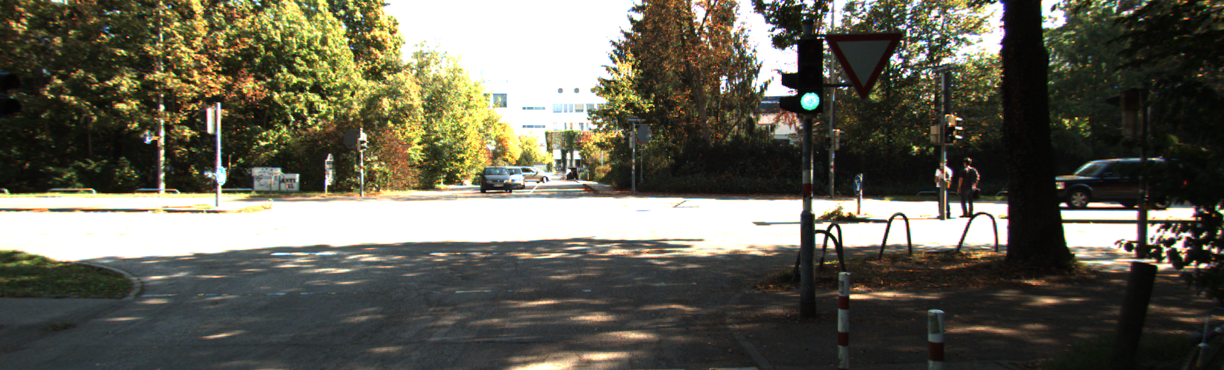
#> input picture prob1_dataset/0000000000.png, 1224 x 370 px
$ python prob1b_single_frame.py
#> lines starting #> are read from the running program, lines starting #| are printed output that depends on the picture
from matplotlib import pyplot as plt
import numpy as np
import cv2

img = cv2.imread("prob1_dataset/0000000000.png")
#> img is the input picture: shape (370, 1224, 3); mean B, G, R 83.7, 96.9, 98.8
# Split blue, green and red channels of the image
# b, g, r = cv2.split(img)

def compute_histogram(image, bins=256):
    # Array with size of bins, set to zeros
    histogram = np.zeros(bins)
    # Loop through pixels and sum up counts of pixels
    for pixel in image:
        histogram[pixel] += 1
    # Return our final result
    return histogram

def cumsum(values):
    result = [values[0]]
    for i in values[1:]:
        result.append(result[-1] + i)
    return result

def equalize(entries):
    numerator = (entries - np.min(entries))*255
    denominator = np.max(entries) - np.min(entries)
    # Re-normalize the cdf
    result = numerator/denominator
    # Convert float to int
    result = result.astype('uint8')
    return result

def histogram_equalization(image):
    # Convert image into a numpy array
    image_array = np.asarray(image)
    # Convert array to into 1D array
    flatten_image = image_array.flatten()
    # Compute histogram
    computed_histogram_for_input = compute_histogram(flatten_image)
    # Compute cumulative sum
    cumulative_sum = cumsum(computed_histogram_for_input)
    # Perform equalization over cumulative sum
    cumulative_sum_normalised = equalize(cumulative_sum)
    # Get the value from cumulative sum normalised for every index in flatten_image, and set that as computed_histogram_for_output
    computed_histogram_for_output = cumulative_sum_normalised[flatten_image]
    # Convert array back to original image shape
    final_image = np.reshape(computed_histogram_for_output,image.shape)
    return flatten_image, cumulative_sum, final_image, computed_histogram_for_output, cumulative_sum_normalised

def perform_equalization_and_merge_channels(img):
    # Split blue, green and red channels of the image
    b, g, r = cv2.split(img)
    flatten_image_b, cumulative_sum_b, result_b, histogram_equalized_b, cum_sum_norm_b = histogram_equalization(b)
    flatten_image_g, cumulative_sum_g, result_g, histogram_equalized_g, cum_sum_norm_g = histogram_equalization(g)
    flatten_image_r, cumulative_sum_r, result_r, histogram_equalized_r, cum_sum_norm_r = histogram_equalization(r)

    # Merge blue, green and red channels of the image
    merged_result = cv2.merge([result_b,result_g,result_r])
    return merged_result

block_img = np.zeros(img.shape,dtype=np.uint8)
print(img.shape)
#| (370, 1224, 3)
# tile_size = 800
tile_size_x = 47
tile_size_y = 153
i=0
j=0
for j in range(j, img.shape[1], tile_size_y):
    i=0
    for i in range(i, img.shape[0], tile_size_x):
        tile = img[i:i+tile_size_x,j:j+tile_size_y,:]
        hist_tile = perform_equalization_and_merge_channels(tile)
        block_img[i:i+tile_size_x,j:j+tile_size_y,:] = hist_tile
#> this loop made 8 passes
#> pass 1, in perform_equalization_and_merge_channels, `b, g, r = cv2.split(img)`:
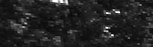
#> b: shape (47, 153); min 0, max 255, mean 35.5
#> pass 1, in perform_equalization_and_merge_channels, `b, g, r = cv2.split(img)`:
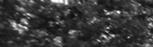
#> g: shape (47, 153); min 13, max 255, mean 58.4
#> pass 1, in perform_equalization_and_merge_channels, `b, g, r = cv2.split(img)`:
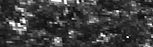
#> r: shape (47, 153); min 0, max 255, mean 62.1
#> pass 1, in histogram_equalization, `final_image = np.reshape(computed_histogram_for_output,image.shape)`:
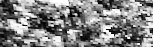
#> final_image: shape (47, 153); min 0, max 255, mean 130.1
#> after the loop:
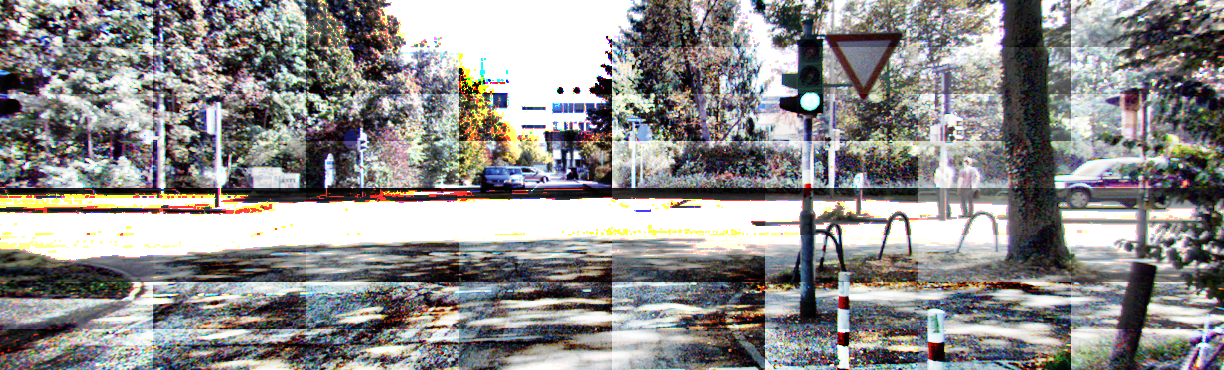
#> block_img: shape (370, 1224, 3); mean B, G, R 139.7, 140.7, 142.1
#> after the loop:
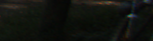
#> tile: shape (41, 153, 3); mean B, G, R 14.5, 18.9, 17

cv2.imwrite('prob1_output/adaptive_histogram_equalization.png',block_img)
cv2.imshow('input',img)
cv2.imshow('result', block_img)
key = cv2.waitKey(0)
#> (key Esc is pressed here)
if key == 27:
    cv2.destroyAllWindows()
